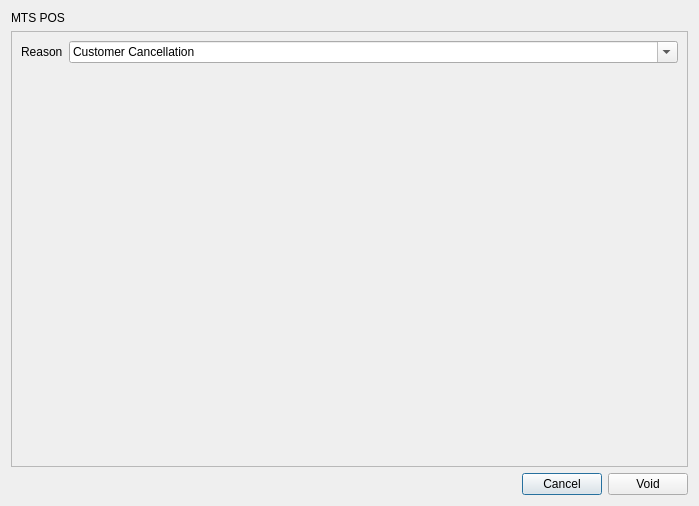
<?xml version="1.0" encoding="UTF-8"?>
<ui version="4.0">
 <class>DialogVoidItemSold</class>
 <widget class="QDialog" name="DialogVoidItemSold">
  <property name="geometry">
   <rect>
    <x>0</x>
    <y>0</y>
    <width>699</width>
    <height>506</height>
   </rect>
  </property>
  <property name="windowTitle">
   <string>Void item sold</string>
  </property>
  <layout class="QVBoxLayout" name="verticalLayout">
   <item>
    <widget class="QLabel" name="label_6">
     <property name="sizePolicy">
      <sizepolicy hsizetype="Preferred" vsizetype="Fixed">
       <horstretch>0</horstretch>
       <verstretch>0</verstretch>
      </sizepolicy>
     </property>
     <property name="text">
      <string>MTS POS</string>
     </property>
    </widget>
   </item>
   <item>
    <widget class="QScrollArea" name="scrollArea">
     <property name="widgetResizable">
      <bool>true</bool>
     </property>
     <widget class="QWidget" name="scrollAreaWidgetContents">
      <property name="geometry">
       <rect>
        <x>0</x>
        <y>0</y>
        <width>679</width>
        <height>436</height>
       </rect>
      </property>
      <layout class="QFormLayout" name="formLayout">
       <item row="0" column="0">
        <widget class="QLabel" name="label_3">
         <property name="text">
          <string>Reason</string>
         </property>
        </widget>
       </item>
       <item row="0" column="1">
        <widget class="QComboBox" name="comboBoxVoidReason">
         <property name="editable">
          <bool>true</bool>
         </property>
         <property name="insertPolicy">
          <enum>QComboBox::NoInsert</enum>
         </property>
         <item>
          <property name="text">
           <string>Customer Cancellation</string>
          </property>
         </item>
         <item>
          <property name="text">
           <string>Incorrect Entry</string>
          </property>
         </item>
         <item>
          <property name="text">
           <string>Price Discrepancy</string>
          </property>
         </item>
         <item>
          <property name="text">
           <string>Item Not Available</string>
          </property>
         </item>
         <item>
          <property name="text">
           <string>Payment Issue</string>
          </property>
         </item>
        </widget>
       </item>
      </layout>
     </widget>
    </widget>
   </item>
   <item>
    <layout class="QHBoxLayout" name="horizontalLayout">
     <item>
      <spacer name="horizontalSpacer">
       <property name="orientation">
        <enum>Qt::Horizontal</enum>
       </property>
       <property name="sizeHint" stdset="0">
        <size>
         <width>40</width>
         <height>20</height>
        </size>
       </property>
      </spacer>
     </item>
     <item>
      <widget class="QPushButton" name="pushButtonCancel">
       <property name="text">
        <string>Cancel</string>
       </property>
      </widget>
     </item>
     <item>
      <widget class="QPushButton" name="pushButtonVoid">
       <property name="text">
        <string>Void</string>
       </property>
      </widget>
     </item>
    </layout>
   </item>
  </layout>
 </widget>
 <tabstops>
  <tabstop>scrollArea</tabstop>
  <tabstop>pushButtonCancel</tabstop>
  <tabstop>pushButtonVoid</tabstop>
 </tabstops>
 <resources/>
 <connections/>
</ui>
